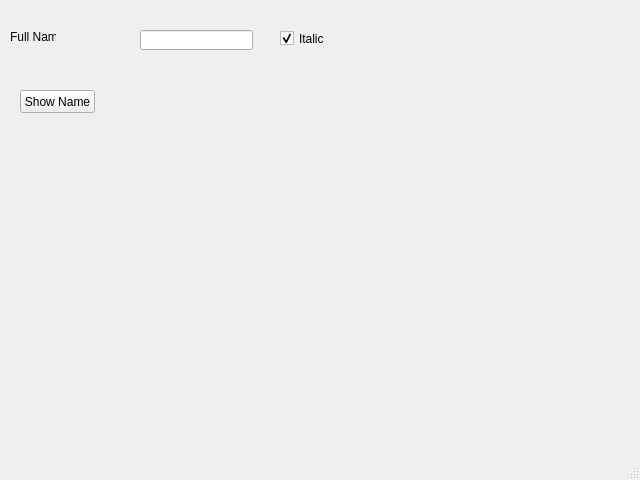
<?xml version="1.0" encoding="UTF-8"?>
<ui version="4.0">
 <class>MainWindow</class>
 <widget class="QMainWindow" name="MainWindow">
  <property name="geometry">
   <rect>
    <x>0</x>
    <y>0</y>
    <width>640</width>
    <height>480</height>
   </rect>
  </property>
  <property name="windowTitle">
   <string>MainWindow</string>
  </property>
  <widget class="QWidget" name="centralwidget">
   <widget class="QLabel" name="lblName">
    <property name="geometry">
     <rect>
      <x>10</x>
      <y>30</y>
      <width>46</width>
      <height>13</height>
     </rect>
    </property>
    <property name="text">
     <string>Full Name</string>
    </property>
   </widget>
   <widget class="QLabel" name="lblMessage">
    <property name="geometry">
     <rect>
      <x>10</x>
      <y>230</y>
      <width>331</width>
      <height>51</height>
     </rect>
    </property>
    <property name="font">
     <font>
      <pointsize>16</pointsize>
      <weight>75</weight>
      <italic>true</italic>
      <bold>true</bold>
     </font>
    </property>
    <property name="text">
     <string/>
    </property>
   </widget>
   <widget class="QLineEdit" name="txtName">
    <property name="geometry">
     <rect>
      <x>140</x>
      <y>30</y>
      <width>113</width>
      <height>20</height>
     </rect>
    </property>
    <property name="text">
     <string/>
    </property>
   </widget>
   <widget class="QPushButton" name="btnShow">
    <property name="geometry">
     <rect>
      <x>20</x>
      <y>90</y>
      <width>75</width>
      <height>23</height>
     </rect>
    </property>
    <property name="text">
     <string>Show Name</string>
    </property>
   </widget>
   <widget class="QCheckBox" name="chkItalic">
    <property name="geometry">
     <rect>
      <x>280</x>
      <y>30</y>
      <width>70</width>
      <height>17</height>
     </rect>
    </property>
    <property name="text">
     <string>Italic</string>
    </property>
    <property name="checked">
     <bool>true</bool>
    </property>
   </widget>
  </widget>
  <widget class="QMenuBar" name="menubar">
   <property name="geometry">
    <rect>
     <x>0</x>
     <y>0</y>
     <width>640</width>
     <height>25</height>
    </rect>
   </property>
  </widget>
  <widget class="QStatusBar" name="statusbar"/>
 </widget>
 <resources/>
 <connections/>
</ui>
